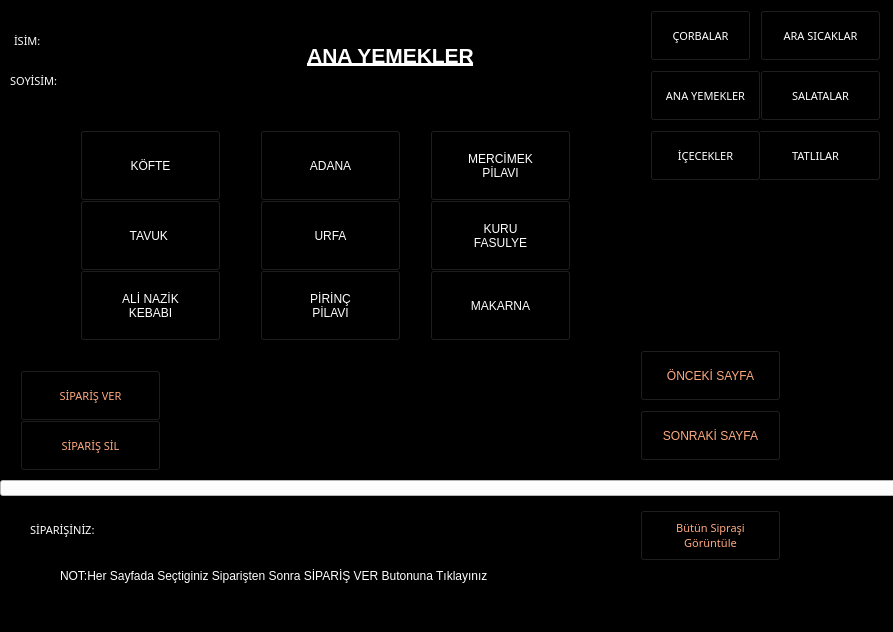
<?xml version="1.0" encoding="UTF-8"?>
<ui version="4.0">
 <class>MainWindow</class>
 <widget class="QMainWindow" name="MainWindow">
  <property name="geometry">
   <rect>
    <x>0</x>
    <y>0</y>
    <width>893</width>
    <height>632</height>
   </rect>
  </property>
  <property name="font">
   <font>
    <family>Segoe Script</family>
    <pointsize>8</pointsize>
    <weight>50</weight>
    <italic>false</italic>
    <bold>false</bold>
   </font>
  </property>
  <property name="windowTitle">
   <string>T.A.B.İ_ANA_YEMEKLER</string>
  </property>
  <property name="styleSheet">
   <string notr="true">
background-color: rgb(0, 0, 0);

color: rgb(255, 255, 255);
font: 8pt &quot;Segoe Script&quot;;</string>
  </property>
  <widget class="QWidget" name="centralwidget">
   <widget class="QPushButton" name="btn_onceki2">
    <property name="geometry">
     <rect>
      <x>640</x>
      <y>350</y>
      <width>141</width>
      <height>51</height>
     </rect>
    </property>
    <property name="styleSheet">
     <string notr="true">color: rgb(255, 170, 127);</string>
    </property>
    <property name="text">
     <string>ÖNCEKİ SAYFA</string>
    </property>
   </widget>
   <widget class="QPushButton" name="btnnext_page3">
    <property name="geometry">
     <rect>
      <x>640</x>
      <y>410</y>
      <width>141</width>
      <height>51</height>
     </rect>
    </property>
    <property name="styleSheet">
     <string notr="true">color: rgb(255, 170, 127);</string>
    </property>
    <property name="text">
     <string>SONRAKİ SAYFA</string>
    </property>
   </widget>
   <widget class="QPushButton" name="btn_kuru">
    <property name="geometry">
     <rect>
      <x>430</x>
      <y>200</y>
      <width>141</width>
      <height>71</height>
     </rect>
    </property>
    <property name="styleSheet">
     <string notr="true">background-color: rgb(0, 0, 0);</string>
    </property>
    <property name="text">
     <string>KURU
FASULYE</string>
    </property>
   </widget>
   <widget class="QPushButton" name="btn_makarna">
    <property name="geometry">
     <rect>
      <x>430</x>
      <y>270</y>
      <width>141</width>
      <height>71</height>
     </rect>
    </property>
    <property name="styleSheet">
     <string notr="true">background-color: rgb(0, 0, 0);</string>
    </property>
    <property name="text">
     <string>MAKARNA</string>
    </property>
   </widget>
   <widget class="QPushButton" name="btn_kofte">
    <property name="geometry">
     <rect>
      <x>80</x>
      <y>130</y>
      <width>141</width>
      <height>71</height>
     </rect>
    </property>
    <property name="styleSheet">
     <string notr="true">background-color: rgb(0, 0, 0);
</string>
    </property>
    <property name="text">
     <string>KÖFTE</string>
    </property>
   </widget>
   <widget class="QPushButton" name="btn_mercimek_pilavi">
    <property name="geometry">
     <rect>
      <x>430</x>
      <y>130</y>
      <width>141</width>
      <height>71</height>
     </rect>
    </property>
    <property name="styleSheet">
     <string notr="true">background-color: rgb(0, 0, 0);</string>
    </property>
    <property name="text">
     <string>MERCİMEK
PİLAVI</string>
    </property>
   </widget>
   <widget class="QPushButton" name="btn_urfa">
    <property name="geometry">
     <rect>
      <x>260</x>
      <y>200</y>
      <width>141</width>
      <height>71</height>
     </rect>
    </property>
    <property name="styleSheet">
     <string notr="true">background-color: rgb(0, 0, 0);</string>
    </property>
    <property name="text">
     <string>URFA</string>
    </property>
   </widget>
   <widget class="QPushButton" name="btn_tavuk">
    <property name="geometry">
     <rect>
      <x>80</x>
      <y>200</y>
      <width>141</width>
      <height>71</height>
     </rect>
    </property>
    <property name="styleSheet">
     <string notr="true">background-color: rgb(0, 0, 0);</string>
    </property>
    <property name="text">
     <string>TAVUK </string>
    </property>
   </widget>
   <widget class="QPushButton" name="btn_adana">
    <property name="geometry">
     <rect>
      <x>260</x>
      <y>130</y>
      <width>141</width>
      <height>71</height>
     </rect>
    </property>
    <property name="styleSheet">
     <string notr="true">background-color: rgb(0, 0, 0);</string>
    </property>
    <property name="text">
     <string>ADANA</string>
    </property>
   </widget>
   <widget class="QPushButton" name="btn_alinazik">
    <property name="geometry">
     <rect>
      <x>80</x>
      <y>270</y>
      <width>141</width>
      <height>71</height>
     </rect>
    </property>
    <property name="styleSheet">
     <string notr="true">background-color: rgb(0, 0, 0);</string>
    </property>
    <property name="text">
     <string>ALİ NAZİK
KEBABI</string>
    </property>
   </widget>
   <widget class="QPushButton" name="btn_pilav">
    <property name="geometry">
     <rect>
      <x>260</x>
      <y>270</y>
      <width>141</width>
      <height>71</height>
     </rect>
    </property>
    <property name="styleSheet">
     <string notr="true">background-color: rgb(0, 0, 0);</string>
    </property>
    <property name="text">
     <string>PİRİNÇ
PİLAVI</string>
    </property>
   </widget>
   <widget class="QLabel" name="label_3">
    <property name="geometry">
     <rect>
      <x>240</x>
      <y>30</y>
      <width>301</width>
      <height>51</height>
     </rect>
    </property>
    <property name="styleSheet">
     <string notr="true">background-color: rgb(0, 0, 0);</string>
    </property>
    <property name="text">
     <string>&lt;html&gt;&lt;head/&gt;&lt;body&gt;&lt;p align=&quot;center&quot;&gt;&lt;span style=&quot; font-size:16pt; font-weight:600; text-decoration: underline; color:#ffffff;&quot;&gt;ANA YEMEKLER&lt;/span&gt;&lt;/p&gt;&lt;/body&gt;&lt;/html&gt;</string>
    </property>
    <property name="margin">
     <number>0</number>
    </property>
    <property name="openExternalLinks">
     <bool>false</bool>
    </property>
   </widget>
   <widget class="QLabel" name="txtsoyad">
    <property name="geometry">
     <rect>
      <x>78</x>
      <y>60</y>
      <width>161</width>
      <height>31</height>
     </rect>
    </property>
    <property name="styleSheet">
     <string notr="true"/>
    </property>
    <property name="text">
     <string/>
    </property>
   </widget>
   <widget class="QLabel" name="label_4">
    <property name="geometry">
     <rect>
      <x>14</x>
      <y>20</y>
      <width>60</width>
      <height>41</height>
     </rect>
    </property>
    <property name="font">
     <font>
      <family>Segoe Script</family>
      <pointsize>8</pointsize>
      <weight>50</weight>
      <italic>false</italic>
      <bold>false</bold>
     </font>
    </property>
    <property name="text">
     <string>İSİM:</string>
    </property>
   </widget>
   <widget class="QLabel" name="txtad">
    <property name="geometry">
     <rect>
      <x>80</x>
      <y>20</y>
      <width>171</width>
      <height>31</height>
     </rect>
    </property>
    <property name="styleSheet">
     <string notr="true"/>
    </property>
    <property name="text">
     <string/>
    </property>
   </widget>
   <widget class="QLabel" name="label_5">
    <property name="geometry">
     <rect>
      <x>10</x>
      <y>60</y>
      <width>61</width>
      <height>41</height>
     </rect>
    </property>
    <property name="font">
     <font>
      <family>Segoe Script</family>
      <pointsize>8</pointsize>
      <weight>50</weight>
      <italic>false</italic>
      <bold>false</bold>
     </font>
    </property>
    <property name="text">
     <string>SOYİSİM:</string>
    </property>
   </widget>
   <widget class="QPushButton" name="btn_cek">
    <property name="geometry">
     <rect>
      <x>640</x>
      <y>510</y>
      <width>141</width>
      <height>51</height>
     </rect>
    </property>
    <property name="font">
     <font>
      <family>Segoe Script</family>
      <pointsize>8</pointsize>
      <weight>50</weight>
      <italic>false</italic>
      <bold>false</bold>
     </font>
    </property>
    <property name="styleSheet">
     <string notr="true">color: rgb(255, 170, 127);</string>
    </property>
    <property name="text">
     <string>Bütün Sipraşi
Görüntüle</string>
    </property>
   </widget>
   <widget class="QPushButton" name="btnsiparis_ver">
    <property name="geometry">
     <rect>
      <x>20</x>
      <y>370</y>
      <width>141</width>
      <height>51</height>
     </rect>
    </property>
    <property name="font">
     <font>
      <family>Segoe Script</family>
      <pointsize>8</pointsize>
      <weight>50</weight>
      <italic>false</italic>
      <bold>false</bold>
     </font>
    </property>
    <property name="styleSheet">
     <string notr="true">color: rgb(255, 170, 127);</string>
    </property>
    <property name="text">
     <string>SİPARİŞ VER</string>
    </property>
   </widget>
   <widget class="QPushButton" name="btnsiparis_sil">
    <property name="geometry">
     <rect>
      <x>20</x>
      <y>420</y>
      <width>141</width>
      <height>51</height>
     </rect>
    </property>
    <property name="font">
     <font>
      <family>Segoe Script</family>
      <pointsize>8</pointsize>
      <weight>50</weight>
      <italic>false</italic>
      <bold>false</bold>
     </font>
    </property>
    <property name="styleSheet">
     <string notr="true">color: rgb(255, 170, 127);</string>
    </property>
    <property name="text">
     <string>SİPARİŞ SİL</string>
    </property>
   </widget>
   <widget class="QLabel" name="label_2">
    <property name="geometry">
     <rect>
      <x>30</x>
      <y>520</y>
      <width>111</width>
      <height>19</height>
     </rect>
    </property>
    <property name="font">
     <font>
      <family>Segoe Script</family>
      <pointsize>8</pointsize>
      <weight>50</weight>
      <italic>false</italic>
      <bold>false</bold>
     </font>
    </property>
    <property name="text">
     <string>SİPARİŞİNİZ:</string>
    </property>
   </widget>
   <widget class="QLabel" name="txtsiparis">
    <property name="geometry">
     <rect>
      <x>170</x>
      <y>520</y>
      <width>421</width>
      <height>31</height>
     </rect>
    </property>
    <property name="text">
     <string/>
    </property>
   </widget>
   <widget class="QLabel" name="label_14">
    <property name="enabled">
     <bool>false</bool>
    </property>
    <property name="geometry">
     <rect>
      <x>60</x>
      <y>560</y>
      <width>701</width>
      <height>31</height>
     </rect>
    </property>
    <property name="text">
     <string>NOT:Her Sayfada Seçtiginiz Siparişten Sonra SİPARİŞ VER Butonuna Tıklayınız</string>
    </property>
   </widget>
   <widget class="QPushButton" name="pushButton">
    <property name="geometry">
     <rect>
      <x>0</x>
      <y>480</y>
      <width>911</width>
      <height>16</height>
     </rect>
    </property>
    <property name="styleSheet">
     <string notr="true">background-color: rgb(255, 255, 255);</string>
    </property>
    <property name="text">
     <string/>
    </property>
   </widget>
   <widget class="QPushButton" name="btn_corba">
    <property name="geometry">
     <rect>
      <x>650</x>
      <y>10</y>
      <width>101</width>
      <height>51</height>
     </rect>
    </property>
    <property name="font">
     <font>
      <family>Segoe Script</family>
      <pointsize>8</pointsize>
      <weight>50</weight>
      <italic>false</italic>
      <bold>false</bold>
     </font>
    </property>
    <property name="focusPolicy">
     <enum>Qt::StrongFocus</enum>
    </property>
    <property name="styleSheet">
     <string notr="true">background-color: rgb(0, 0, 0);</string>
    </property>
    <property name="text">
     <string>ÇORBALAR</string>
    </property>
   </widget>
   <widget class="QPushButton" name="btn_ara_sicaklar">
    <property name="geometry">
     <rect>
      <x>760</x>
      <y>10</y>
      <width>121</width>
      <height>51</height>
     </rect>
    </property>
    <property name="font">
     <font>
      <family>Segoe Script</family>
      <pointsize>8</pointsize>
      <weight>50</weight>
      <italic>false</italic>
      <bold>false</bold>
     </font>
    </property>
    <property name="styleSheet">
     <string notr="true">background-color: rgb(0, 0, 0);</string>
    </property>
    <property name="text">
     <string>ARA SICAKLAR</string>
    </property>
   </widget>
   <widget class="QPushButton" name="btn_ana_yemekler">
    <property name="geometry">
     <rect>
      <x>650</x>
      <y>70</y>
      <width>111</width>
      <height>51</height>
     </rect>
    </property>
    <property name="font">
     <font>
      <family>Segoe Script</family>
      <pointsize>8</pointsize>
      <weight>50</weight>
      <italic>false</italic>
      <bold>false</bold>
     </font>
    </property>
    <property name="styleSheet">
     <string notr="true">background-color: rgb(0, 0, 0);</string>
    </property>
    <property name="text">
     <string>ANA YEMEKLER</string>
    </property>
   </widget>
   <widget class="QPushButton" name="btn_tatlilar">
    <property name="geometry">
     <rect>
      <x>750</x>
      <y>130</y>
      <width>131</width>
      <height>51</height>
     </rect>
    </property>
    <property name="font">
     <font>
      <family>Segoe Script</family>
      <pointsize>8</pointsize>
      <weight>50</weight>
      <italic>false</italic>
      <bold>false</bold>
     </font>
    </property>
    <property name="styleSheet">
     <string notr="true">background-color: rgb(0, 0, 0);</string>
    </property>
    <property name="text">
     <string>TATLILAR</string>
    </property>
   </widget>
   <widget class="QPushButton" name="btn_salatalar">
    <property name="geometry">
     <rect>
      <x>760</x>
      <y>70</y>
      <width>121</width>
      <height>51</height>
     </rect>
    </property>
    <property name="font">
     <font>
      <family>Segoe Script</family>
      <pointsize>8</pointsize>
      <weight>50</weight>
      <italic>false</italic>
      <bold>false</bold>
     </font>
    </property>
    <property name="styleSheet">
     <string notr="true">background-color: rgb(0, 0, 0);</string>
    </property>
    <property name="text">
     <string>SALATALAR</string>
    </property>
   </widget>
   <widget class="QPushButton" name="btn_icecekler">
    <property name="geometry">
     <rect>
      <x>650</x>
      <y>130</y>
      <width>111</width>
      <height>51</height>
     </rect>
    </property>
    <property name="font">
     <font>
      <family>Segoe Script</family>
      <pointsize>8</pointsize>
      <weight>50</weight>
      <italic>false</italic>
      <bold>false</bold>
     </font>
    </property>
    <property name="styleSheet">
     <string notr="true">background-color: rgb(0, 0, 0);</string>
    </property>
    <property name="text">
     <string>İÇECEKLER</string>
    </property>
   </widget>
   <widget class="QLabel" name="lbl_durum">
    <property name="geometry">
     <rect>
      <x>260</x>
      <y>370</y>
      <width>171</width>
      <height>31</height>
     </rect>
    </property>
    <property name="toolTip">
     <string>&lt;html&gt;&lt;head/&gt;&lt;body&gt;&lt;p&gt;&lt;span style=&quot; font-size:14pt;&quot;&gt;gfhfdg&lt;/span&gt;&lt;/p&gt;&lt;/body&gt;&lt;/html&gt;</string>
    </property>
    <property name="styleSheet">
     <string notr="true"/>
    </property>
    <property name="text">
     <string/>
    </property>
   </widget>
  </widget>
  <widget class="QMenuBar" name="menubar">
   <property name="geometry">
    <rect>
     <x>0</x>
     <y>0</y>
     <width>893</width>
     <height>23</height>
    </rect>
   </property>
  </widget>
 </widget>
 <resources/>
 <connections/>
</ui>
